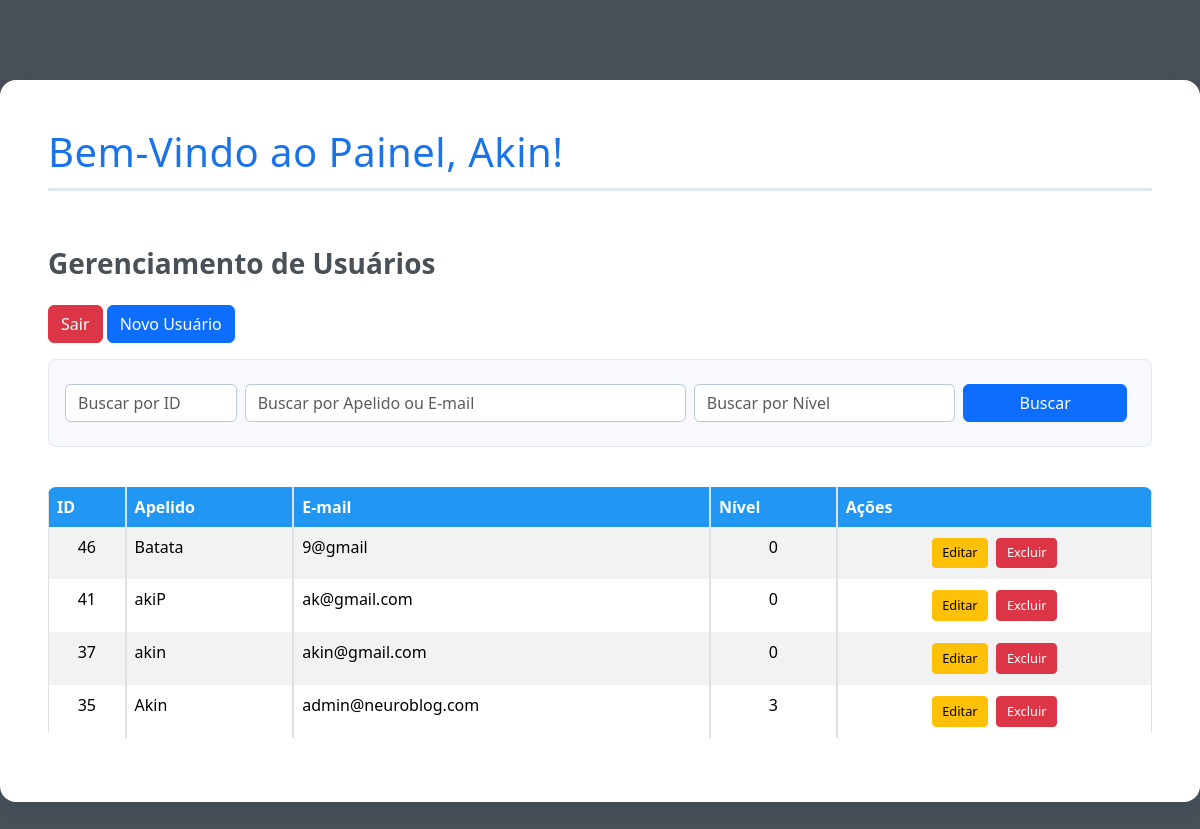
Page /NeuroBlogs/painel.php (signed in) on the committed database.
### tables this page shows
CREATE TABLE `usuarios` (
  `id` int(10) NOT NULL,
  `email` varchar(100) NOT NULL,
  `senha` varchar(100) NOT NULL,
  `apelido` varchar(50) NOT NULL,
  `nivel` int(1) NOT NULL
);

### NeuroBlogs/painel.php (the view, shortened to what this page needs)
<?php
include "conexao.php";
$search_id = isset($_GET['search_id']) ? mysqli_real_escape_string($conn, trim($_GET['search_id'])) : '';
$search_text = isset($_GET['search_text']) ? mysqli_real_escape_string($conn, trim($_GET['search_text'])) : '';
$search_nivel = isset($_GET['search_nivel']) ? mysqli_real_escape_string($conn, trim($_GET['search_nivel'])) : '';
$sql = "SELECT id, apelido, email, nivel FROM usuarios";
$sql .= " ORDER BY id DESC";
$resultado = mysqli_query($conn, $sql);
?>
<!doctype html>
<html lang="pt-br">
  <head>
    <link href="https://cdn.jsdelivr.net/npm/bootstrap@5.3.6/dist/css/bootstrap.min.css" rel="stylesheet">
    <link rel="stylesheet" href="painel.css">
  </head>
  <body class="conteiner py-5">
    <div class="container">
        <h1>Bem-Vindo ao Painel, <?= $_SESSION['usuario' ]?>!</h1><br>
        <h3>Gerenciamento de Usuários</h3>
        <div class="d-flex justify-content-between mb-3">
            <div>
                <a href="logout.php" class="btn btn-danger">Sair</a>
                <a href="registrar.php" class="btn btn-primary">Novo Usuário</a>
            </div>
        </div>
        <form id="search-form" method="GET" class="mb-4">
            <div class="row g-2">
                <div class="col-md-2">
                    <input type="text" name="search_id" id="search-id-input" class="form-control" placeholder="Buscar por ID"
                           value="<?= htmlspecialchars($search_id) ?>">
                </div>
                <div class="col-md-5">
                    <input type="text" name="search_text" id="search-text-input" class="form-control" placeholder="Buscar por Apelido ou E-mail"
                           value="<?= htmlspecialchars($search_text) ?>">
                </div>
                <div class="col-md-3">
                    <input type="text" name="search_nivel" id="search-nivel-input" class="form-control" placeholder="Buscar por Nível"
                           value="<?= htmlspecialchars($search_nivel) ?>">
                </div>
                <div class="col-md-2 d-flex">
                    <button type="submit" class="btn btn-primary w-100 me-2">Buscar</button>
                </div>
            </div>
        </form>
        <table class="table table-striped table-bordered">
            <thead>
                <tr><th>ID</th><th>Apelido</th><th>E-mail</th><th>Nível</th><th>Ações</th></tr>
            </thead>
            <tbody>
            <?php
            if (mysqli_num_rows($resultado) > 0) {
                while ($linha = mysqli_fetch_assoc($resultado)) {
                    echo "<tr>
                            <td>{$linha['id']}</td>
                            <td>{$linha['apelido']}</td>
                            <td>{$linha['email']}</td>
                            <td>{$linha['nivel']}</td>
                            <td>
                              <a href='editar.php?id={$linha['id']}' class='btn btn-warning btn-sm'>Editar</a>
                              <a href='excluir.php?id={$linha['id']}' class='btn btn-danger btn-sm'
                                onclick=\"return confirm('ATENÇÃO: Tem certeza que deseja excluir o usuário {$linha['apelido']}? Esta ação é IRREVERSÍVEL!');\">Excluir</a>
                            </td>
                          </tr>";
                }
            }
            ?>
            </tbody>
        </table>
    </div>
  </body>
</html>

### NeuroBlogs/painel.css (style rules this page uses)
body { background-color: #495057; min-height: 100vh; color: #060607; }
.container { max-width: 1200px; padding: 3rem; background-color: #ffffff; box-shadow: 0 0.5rem 1.5rem rgba(0, 50, 100, 0.15); border-radius: 1rem; margin-top: 2rem; margin-bottom: 2rem; }
h1 { font-weight: 400; color: #1a73e8; border-bottom: 3px solid #e0e9f1; padding-bottom: 0.75rem; margin-bottom: 2rem; letter-spacing: 0.5px; }
h3 { font-weight: 600; color: #495057; margin-bottom: 1.5rem; }
#search-form { padding: 1.5rem 1rem; background-color: #f7f9fc; border-radius: 0.5rem; margin-bottom: 2.5rem !important; border: 1px solid #e0e9f1; }
.form-control { border-radius: 0.35rem; border: 1px solid #b8c8d8; }
.table { margin-top: 1rem; border-collapse: separate; border-spacing: 0; border-radius: 0.5rem; overflow: hidden; }
.table thead th { background-color: #2196f3; color: white; font-weight: 700; vertical-align: middle; }
.table-striped > tbody > tr:nth-of-type(odd) { background-color: #f7f9fc; }
.table tbody td:nth-child(1), .table tbody td:nth-child(4) { text-align: center; }
.table tbody td:last-child { text-align: center; white-space: nowrap; }
.table .btn-sm { padding: 0.3rem 0.6rem; font-size: 0.8rem; margin: 3px 2px; }

### rows in the picture
usuarios: id "46", apelido "Batata", email "9@gmail", nivel "0"
usuarios: id "41", apelido "akiP", email "ak@gmail.com", nivel "0"
usuarios: id "37", apelido "akin", email "akin@gmail.com", nivel "0"
usuarios: id "35", apelido "Akin", email "admin@neuroblog.com", nivel "3"

### other values in the picture
$_SESSION['usuario' ] "Akin"
